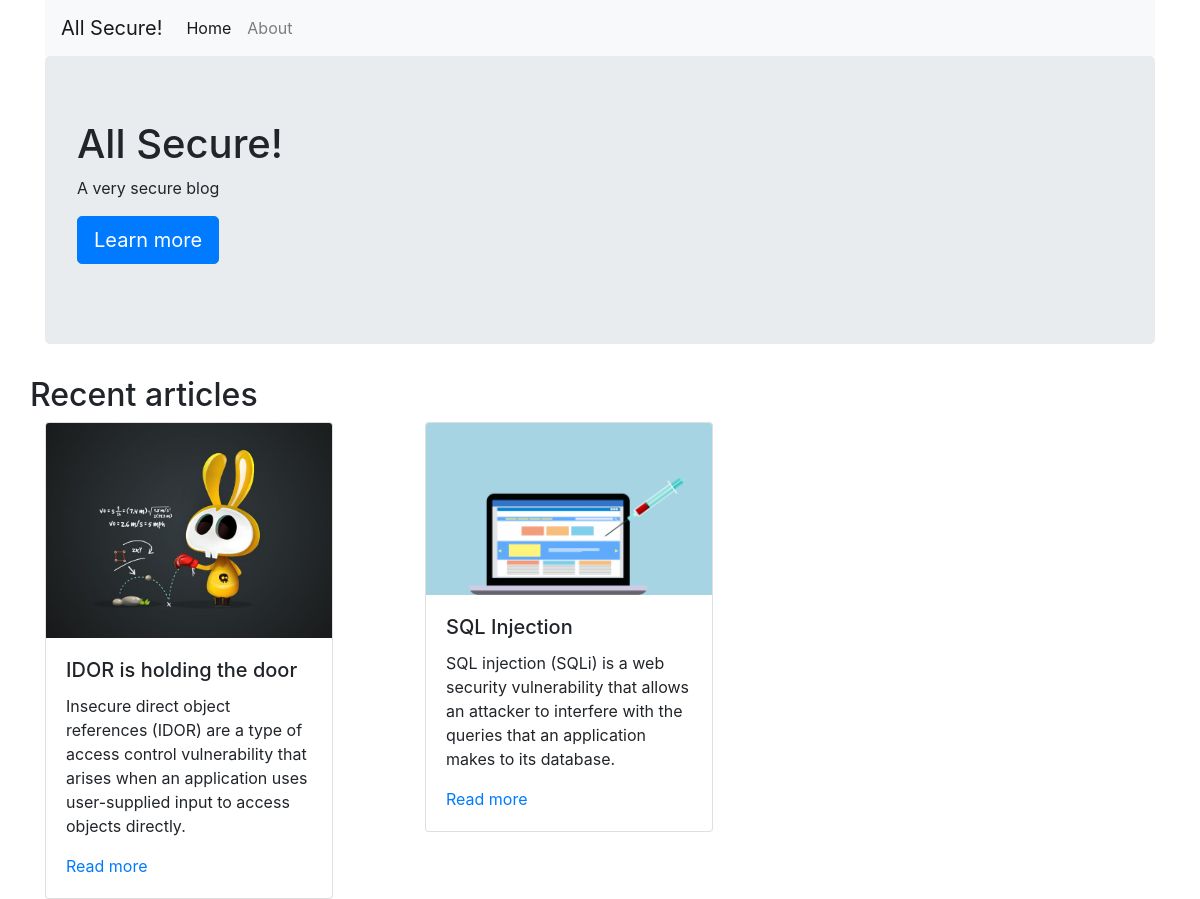
The app's page /app/index.php, older data.
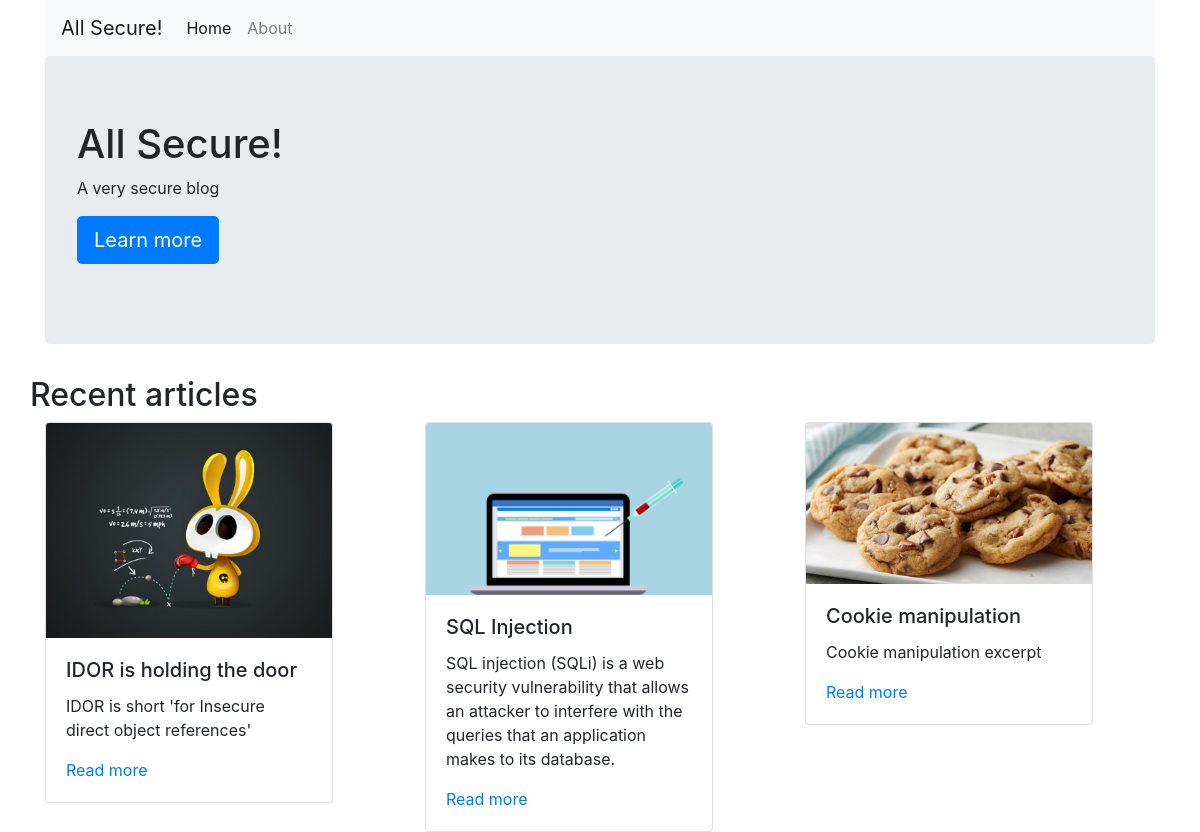
The same page, newer data.
### tables this page shows
CREATE TABLE articles (
    id          int,
    title       varchar(100),
    excerpt     varchar(500),
    thumbnail   varchar(100),
    article     text
);

### app/index.php (the view, shortened to what this page needs)
<?php include('includes/database.inc.php') ?>
<html lang="en">
    <head>
        <?php include('includes/head.inc.php') ?>
    </head>
    <body>
        <div class="container">
        <?php include('includes/menu.inc.php') ?>
            <div class="jumbotron">
                <h1>All Secure!</h1>
                <p>A very secure blog</p>
                <p><a class="btn btn-primary btn-lg" href="https://www.infinitaslearning.com/" traget="_blank" role="button">Learn more</a></p>
            </div>
            <div class="row">
                <h2>Recent articles</h2>
            </div>
            <div class="row">
                <?php
                    $sql = "SELECT id, title, excerpt, thumbnail FROM articles WHERE id > 0";
                    $result = $db_conn->query($sql);
                    if ($result->num_rows > 0) {
                        while($row = $result->fetch_assoc()) {
                ?>
                    <div class="col-sm-4">
                        <div class="card" style="width: 18rem;">
                            <a href="/article.php?id=<?= $row['id'] ?>">
                                <img src="/assets/thumbnails/<?= $row['thumbnail'] ?>" class="card-img-top" alt="<?= $row['title'] ?>">
                            </a>
                            <div class="card-body">
                                <h5 class="card-title"><?= $row['title'] ?></h5>
                                <p class="card-text"><?= $row['excerpt'] ?></p>
                                <a href="/article.php?id=<?= $row['id'] ?>">Read more</a>
                            </div>
                        </div>
                    </div>
                <?php
                        }
                    }
                ?>
            </div>
        </div>
    </body>
</html>

### app/includes/head.inc.php (shortened to what this page needs)
<link rel="stylesheet" href="https://cdn.jsdelivr.net/npm/bootstrap@4.6.2/dist/css/bootstrap.min.css">
<link rel="stylesheet" href="/assets/css/style.css" />

### app/includes/menu.inc.php (shortened to what this page needs)
<nav class="navbar navbar-expand-lg navbar-light bg-light">
  <a class="navbar-brand" href="#">All Secure!</a>
  <div class="collapse navbar-collapse" id="navbarSupportedContent">
    <ul class="navbar-nav mr-auto">
      <li class="nav-item active">
        <a class="nav-link" href="/">Home</a>
      </li>
      <li class="nav-item">
        <a class="nav-link" href="/about.php">About</a>
      </li>
  </div>
</nav>

Row changes from the older to the newer data that the page shows:
changed articles "IDOR is holding the door": excerpt "Insecure direct object references (IDOR) are a type of access control vulnerability that arises when an application uses user-supplied input to access objects directly." → "IDOR is short 'for Insecure direct object references'"
added articles: thumbnail (picture), title "Cookie manipulation", excerpt "Cookie manipulation excerpt"
